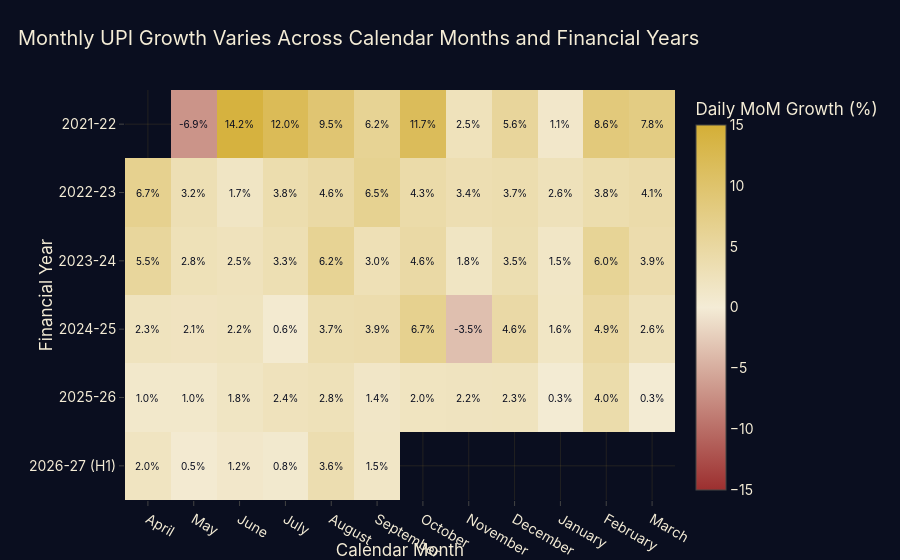

The notebook cell saved with this chart:
### Code cell
# ============================================================
# CHART 6 — MoM Growth Heatmap
# Shows daily-adjusted monthly growth by financial year/month
# ============================================================

# Define the financial-year calendar month order
month_order = [
    "April",
    "May",
    "June",
    "July",
    "August",
    "September",
    "October",
    "November",
    "December",
    "January",
    "February",
    "March"
]


# Create a working copy for the heatmap
heatmap_df = df.copy()


# Create calendar month names
heatmap_df["calendar_month"] = (
    heatmap_df["date"].dt.strftime("%B")
)


# Convert calendar months into financial-year order
heatmap_df["calendar_month"] = pd.Categorical(
    heatmap_df["calendar_month"],
    categories=month_order,
    ordered=True
)


# Mark the incomplete 2026-27 financial year as H1
heatmap_df["fy_label"] = (
    heatmap_df["financial_year"]
)

heatmap_df.loc[
    heatmap_df["financial_year"] == "2026-27",
    "fy_label"
] = "2026-27 (H1)"


# Sort the data
heatmap_df = heatmap_df.sort_values(
    ["financial_year", "calendar_month"]
)


# Create the heatmap matrix
heatmap_data = heatmap_df.pivot(
    index="fy_label",
    columns="calendar_month",
    values="daily_mom_pct"
)


# Keep months in the intended order
heatmap_data = heatmap_data.reindex(
    columns=month_order
)


# Reverse rows so the earliest financial year appears at the top
heatmap_data = heatmap_data.iloc[::-1]


# Calculate a symmetric colour range around zero
max_abs_growth = np.nanmax(
    np.abs(heatmap_data.values)
)

colour_limit = np.ceil(max_abs_growth)


# Create the heatmap
fig = go.Figure(
    data=go.Heatmap(
        z=heatmap_data.values,
        x=heatmap_data.columns,
        y=heatmap_data.index,

        colorscale=[
            [0.0, "#9C2F2F"],
            [0.5, "#F4ECD6"],
            [1.0, "#D4AF37"]
        ],

        zmin=-colour_limit,
        zmax=colour_limit,
        zmid=0,

        colorbar=dict(
            title="Daily MoM Growth (%)"
        ),

        hovertemplate=(
            "<b>%{y}</b><br>"
            "%{x}<br>"
            "Daily MoM: %{z:.1f}%"
            "<extra></extra>"
        )
    )
)


# Add growth percentages inside the cells
for row_index, financial_year in enumerate(
    heatmap_data.index
):

    for col_index, month in enumerate(
        heatmap_data.columns
    ):

        value = heatmap_data.loc[
            financial_year,
            month
        ]

        if pd.notna(value):

            fig.add_annotation(
                x=month,
                y=financial_year,
                text=f"{value:.1f}%",
                showarrow=False,
                font=dict(
                    size=10,
                    color="#0A0E1F"
                )
            )


# Improve spacing so all financial-year labels are fully visible
fig.update_layout(
    margin=dict(
        l=120,
        r=40,
        t=90,
        b=60
    )
)

fig.update_yaxes(
    automargin=True
)

# Add clear axis labels
fig.update_xaxes(
    title_text="Calendar Month"
)

fig.update_yaxes(
    title_text="Financial Year"
)


# Create an insight-led but descriptive title
title_chart_6 = (
    "Monthly UPI Growth Varies Across Calendar Months "
    "and Financial Years"
)


# Finalise and export Chart 6
finish(
    fig,
    "06_mom_growth_heatmap",
    title_chart_6
)

### Figure 1 — Plotly figure (JSON) as saved in the notebook; plotly's stock layout.template omitted (floating-point values rounded to 4 significant figures)
{"data": [{"colorbar": {"title": {"text": "Daily MoM Growth (%)"}}, "colorscale": [[0, "#9C2F2F"], [0.5, "#F4ECD6"], [1, "#D4AF37"]], "hovertemplate": "<b>%{y}</b><br>%{x}<br>Daily MoM: %{z:.1f}%<extra></extra>", "type": "heatmap", "x": ["April", "May", "June", "July", "August", "September", "October", "November", "December", "January", "February", "March"], "y": ["2026-27 (H1)", "2025-26", "2024-25", "2023-24", "2022-23", "2021-22"], "z": [[1.99, 0.4774, 1.169, 0.7885, 3.595, 1.476, NaN, NaN, NaN, NaN, NaN, NaN], [1.029, 1.015, 1.771, 2.419, 2.776, 1.397, 2.036, 2.166, 2.295, 0.3179, 4.035, 0.2739], [2.288, 2.098, 2.224, 0.6103, 3.654, 3.877, 6.703, -3.539, 4.575, 1.59, 4.918, 2.634], [5.451, 2.8, 2.454, 3.301, 6.236, 3.037, 4.595, 1.762, 3.535, 1.521, 6.018, 3.885], [6.724, 3.225, 1.729, 3.8, 4.631, 6.493, 4.261, 3.39, 3.659, 2.649, 3.797, 4.115], [NaN, -6.945, 14.24, 11.95, 9.475, 6.203, 11.72, 2.545, 5.554, 1.114, 8.564, 7.842]], "zmax": 15, "zmid": 0, "zmin": -15}], "layout": {"annotations": [{"font": {"color": "#0A0E1F", "size": 10}, "showarrow": false, "text": "2.0%", "x": "April", "y": "2026-27 (H1)"}, {"font": {"color": "#0A0E1F", "size": 10}, "showarrow": false, "text": "0.5%", "x": "May", "y": "2026-27 (H1)"}, {"font": {"color": "#0A0E1F", "size": 10}, "showarrow": false, "text": "1.2%", "x": "June", "y": "2026-27 (H1)"}, {"font": {"color": "#0A0E1F", "size": 10}, "showarrow": false, "text": "0.8%", "x": "July", "y": "2026-27 (H1)"}, {"font": {"color": "#0A0E1F", "size": 10}, "showarrow": false, "text": "3.6%", "x": "August", "y": "2026-27 (H1)"}, {"font": {"color": "#0A0E1F", "size": 10}, "showarrow": false, "text": "1.5%", "x": "September", "y": "2026-27 (H1)"}, {"font": {"color": "#0A0E1F", "size": 10}, "showarrow": false, "text": "1.0%", "x": "April", "y": "2025-26"}, {"font": {"color": "#0A0E1F", "size": 10}, "showarrow": false, "text": "1.0%", "x": "May", "y": "2025-26"}, {"font": {"color": "#0A0E1F", "size": 10}, "showarrow": false, "text": "1.8%", "x": "June", "y": "2025-26"}, {"font": {"color": "#0A0E1F", "size": 10}, "showarrow": false, "text": "2.4%", "x": "July", "y": "2025-26"}, {"font": {"color": "#0A0E1F", "size": 10}, "showarrow": false, "text": "2.8%", "x": "August", "y": "2025-26"}, {"font": {"color": "#0A0E1F", "size": 10}, "showarrow": false, "text": "1.4%", "x": "September", "y": "2025-26"}, {"font": {"color": "#0A0E1F", "size": 10}, "showarrow": false, "text": "2.0%", "x": "October", "y": "2025-26"}, {"font": {"color": "#0A0E1F", "size": 10}, "showarrow": false, "text": "2.2%", "x": "November", "y": "2025-26"}, {"font": {"color": "#0A0E1F", "size": 10}, "showarrow": false, "text": "2.3%", "x": "December", "y": "2025-26"}, {"font": {"color": "#0A0E1F", "size": 10}, "showarrow": false, "text": "0.3%", "x": "January", "y": "2025-26"}, {"font": {"color": "#0A0E1F", "size": 10}, "showarrow": false, "text": "4.0%", "x": "February", "y": "2025-26"}, {"font": {"color": "#0A0E1F", "size": 10}, "showarrow": false, "text": "0.3%", "x": "March", "y": "2025-26"}, {"font": {"color": "#0A0E1F", "size": 10}, "showarrow": false, "text": "2.3%", "x": "April", "y": "2024-25"}, {"font": {"color": "#0A0E1F", "size": 10}, "showarrow": false, "text": "2.1%", "x": "May", "y": "2024-25"}, {"font": {"color": "#0A0E1F", "size": 10}, "showarrow": false, "text": "2.2%", "x": "June", "y": "2024-25"}, {"font": {"color": "#0A0E1F", "size": 10}, "showarrow": false, "text": "0.6%", "x": "July", "y": "2024-25"}, {"font": {"color": "#0A0E1F", "size": 10}, "showarrow": false, "text": "3.7%", "x": "August", "y": "2024-25"}, {"font": {"color": "#0A0E1F", "size": 10}, "showarrow": false, "text": "3.9%", "x": "September", "y": "2024-25"}, {"font": {"color": "#0A0E1F", "size": 10}, "showarrow": false, "text": "6.7%", "x": "October", "y": "2024-25"}, {"font": {"color": "#0A0E1F", "size": 10}, "showarrow": false, "text": "-3.5%", "x": "November", "y": "2024-25"}, {"font": {"color": "#0A0E1F", "size": 10}, "showarrow": false, "text": "4.6%", "x": "December", "y": "2024-25"}, {"font": {"color": "#0A0E1F", "size": 10}, "showarrow": false, "text": "1.6%", "x": "January", "y": "2024-25"}, {"font": {"color": "#0A0E1F", "size": 10}, "showarrow": false, "text": "4.9%", "x": "February", "y": "2024-25"}, {"font": {"color": "#0A0E1F", "size": 10}, "showarrow": false, "text": "2.6%", "x": "March", "y": "2024-25"}, {"font": {"color": "#0A0E1F", "size": 10}, "showarrow": false, "text": "5.5%", "x": "April", "y": "2023-24"}, {"font": {"color": "#0A0E1F", "size": 10}, "showarrow": false, "text": "2.8%", "x": "May", "y": "2023-24"}, {"font": {"color": "#0A0E1F", "size": 10}, "showarrow": false, "text": "2.5%", "x": "June", "y": "2023-24"}, {"font": {"color": "#0A0E1F", "size": 10}, "showarrow": false, "text": "3.3%", "x": "July", "y": "2023-24"}, {"font": {"color": "#0A0E1F", "size": 10}, "showarrow": false, "text": "6.2%", "x": "August", "y": "2023-24"}, {"font": {"color": "#0A0E1F", "size": 10}, "showarrow": false, "text": "3.0%", "x": "September", "y": "2023-24"}, {"font": {"color": "#0A0E1F", "size": 10}, "showarrow": false, "text": "4.6%", "x": "October", "y": "2023-24"}, {"font": {"color": "#0A0E1F", "size": 10}, "showarrow": false, "text": "1.8%", "x": "November", "y": "2023-24"}, {"font": {"color": "#0A0E1F", "size": 10}, "showarrow": false, "text": "3.5%", "x": "December", "y": "2023-24"}, {"font": {"color": "#0A0E1F", "size": 10}, "showarrow": false, "text": "1.5%", "x": "January", "y": "2023-24"}, {"font": {"color": "#0A0E1F", "size": 10}, "showarrow": false, "text": "6.0%", "x": "February", "y": "2023-24"}, {"font": {"color": "#0A0E1F", "size": 10}, "showarrow": false, "text": "3.9%", "x": "March", "y": "2023-24"}, {"font": {"color": "#0A0E1F", "size": 10}, "showarrow": false, "text": "6.7%", "x": "April", "y": "2022-23"}, {"font": {"color": "#0A0E1F", "size": 10}, "showarrow": false, "text": "3.2%", "x": "May", "y": "2022-23"}, {"font": {"color": "#0A0E1F", "size": 10}, "showarrow": false, "text": "1.7%", "x": "June", "y": "2022-23"}, {"font": {"color": "#0A0E1F", "size": 10}, "showarrow": false, "text": "3.8%", "x": "July", "y": "2022-23"}, {"font": {"color": "#0A0E1F", "size": 10}, "showarrow": false, "text": "4.6%", "x": "August", "y": "2022-23"}, {"font": {"color": "#0A0E1F", "size": 10}, "showarrow": false, "text": "6.5%", "x": "September", "y": "2022-23"}, {"font": {"color": "#0A0E1F", "size": 10}, "showarrow": false, "text": "4.3%", "x": "October", "y": "2022-23"}, {"font": {"color": "#0A0E1F", "size": 10}, "showarrow": false, "text": "3.4%", "x": "November", "y": "2022-23"}, {"font": {"color": "#0A0E1F", "size": 10}, "showarrow": false, "text": "3.7%", "x": "December", "y": "2022-23"}, {"font": {"color": "#0A0E1F", "size": 10}, "showarrow": false, "text": "2.6%", "x": "January", "y": "2022-23"}, {"font": {"color": "#0A0E1F", "size": 10}, "showarrow": false, "text": "3.8%", "x": "February", "y": "2022-23"}, {"font": {"color": "#0A0E1F", "size": 10}, "showarrow": false, "text": "4.1%", "x": "March", "y": "2022-23"}, {"font": {"color": "#0A0E1F", "size": 10}, "showarrow": false, "text": "-6.9%", "x": "May", "y": "2021-22"}, {"font": {"color": "#0A0E1F", "size": 10}, "showarrow": false, "text": "14.2%", "x": "June", "y": "2021-22"}, {"font": {"color": "#0A0E1F", "size": 10}, "showarrow": false, "text": "12.0%", "x": "July", "y": "2021-22"}, {"font": {"color": "#0A0E1F", "size": 10}, "showarrow": false, "text": "9.5%", "x": "August", "y": "2021-22"}, {"font": {"color": "#0A0E1F", "size": 10}, "showarrow": false, "text": "6.2%", "x": "September", "y": "2021-22"}, {"font": {"color": "#0A0E1F", "size": 10}, "showarrow": false, "text": "11.7%", "x": "October", "y": "2021-22"}, {"font": {"color": "#0A0E1F", "size": 10}, "showarrow": false, "text": "2.5%", "x": "November", "y": "2021-22"}, {"font": {"color": "#0A0E1F", "size": 10}, "showarrow": false, "text": "5.6%", "x": "December", "y": "2021-22"}, {"font": {"color": "#0A0E1F", "size": 10}, "showarrow": false, "text": "1.1%", "x": "January", "y": "2021-22"}, {"font": {"color": "#0A0E1F", "size": 10}, "showarrow": false, "text": "8.6%", "x": "February", "y": "2021-22"}, {"font": {"color": "#0A0E1F", "size": 10}, "showarrow": false, "text": "7.8%", "x": "March", "y": "2021-22"}], "margin": {"b": 60, "l": 120, "r": 40, "t": 90}, "title": {"font": {"size": 20}, "text": "Monthly UPI Growth Varies Across Calendar Months and Financial Years", "x": 0.02, "xanchor": "left"}, "xaxis": {"title": {"text": "Calendar Month"}}, "yaxis": {"automargin": true, "title": {"text": "Financial Year"}}}}
